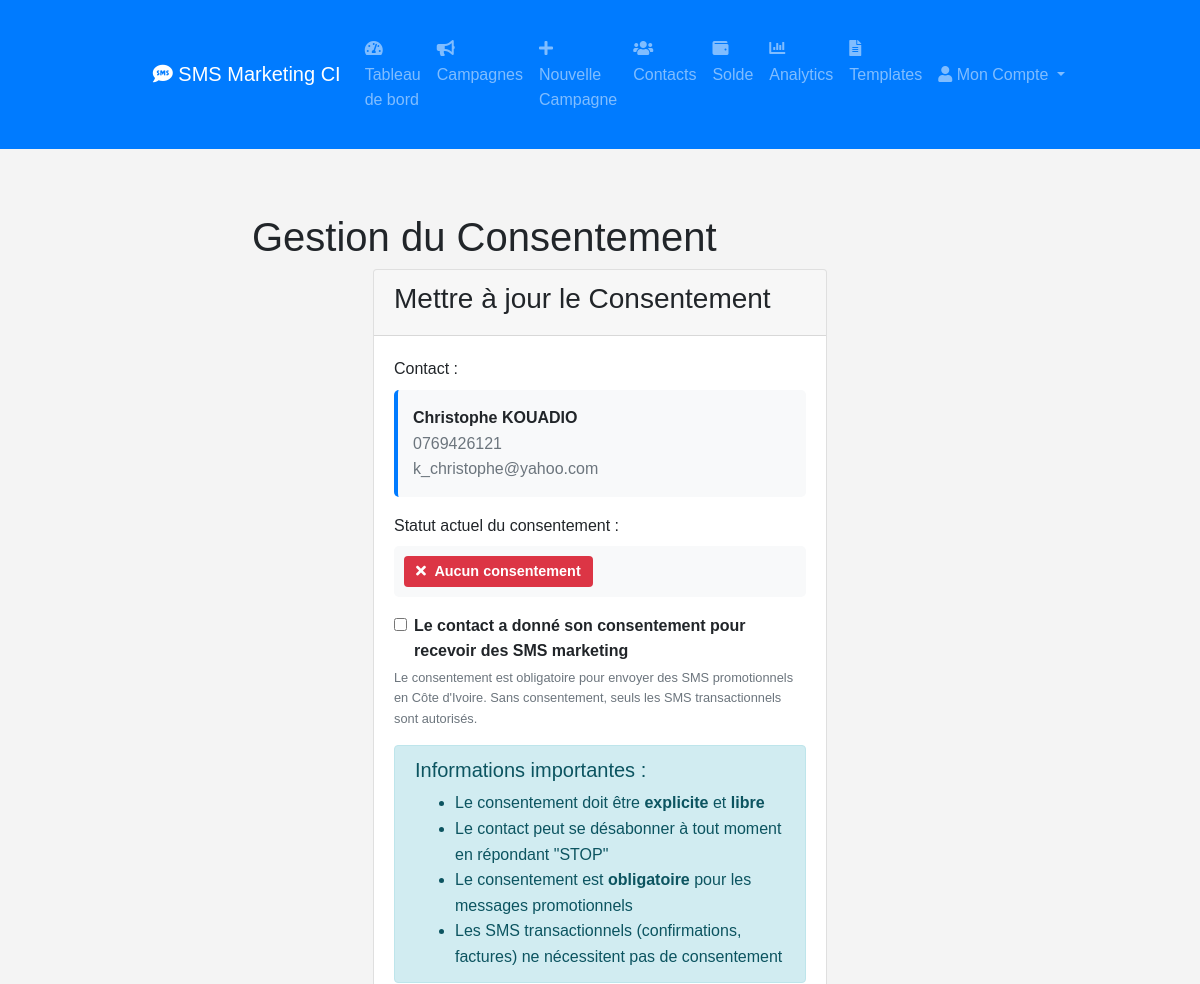
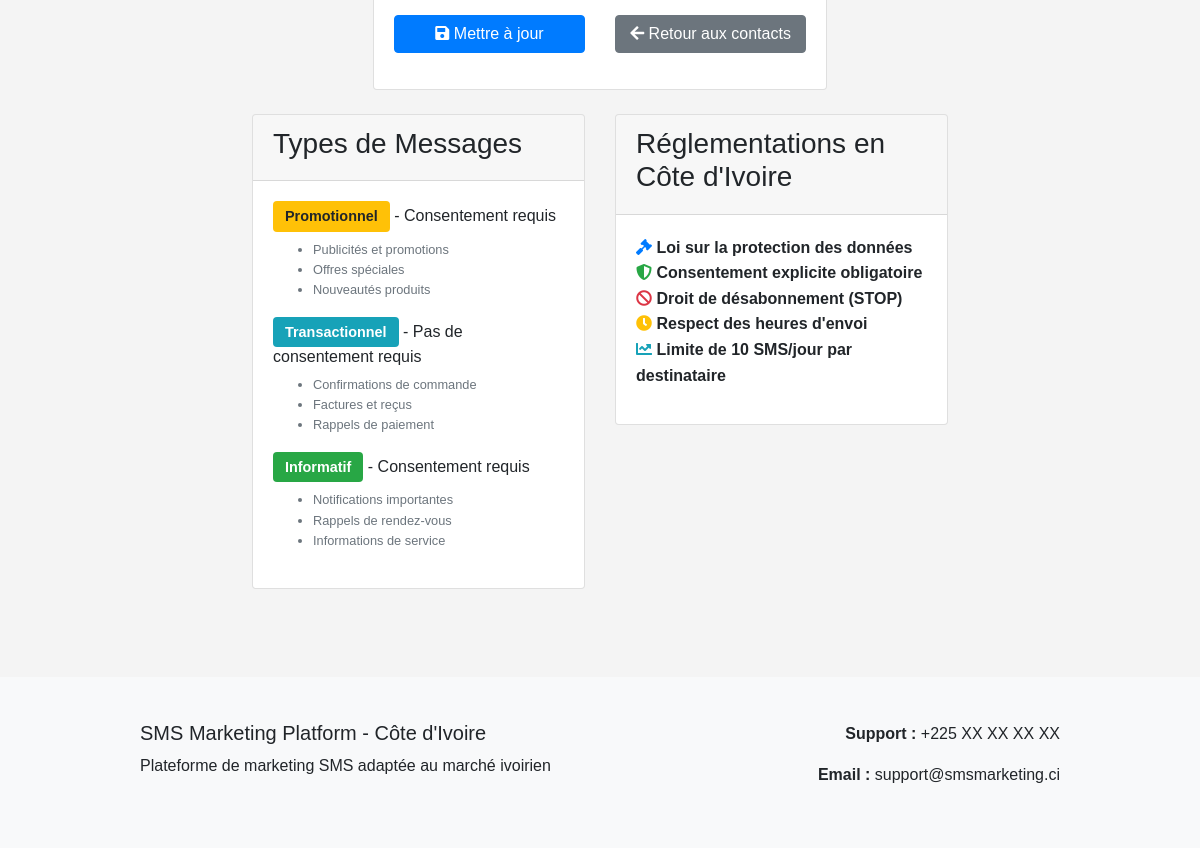
Page /update_consent/1 (signed in) on the committed database (2 pictures, top to bottom).
### tables this page shows
CREATE TABLE contacts (
                    id INTEGER PRIMARY KEY,
                    user_id INTEGER NOT NULL,
                    group_id INTEGER,
                    name TEXT NOT NULL,
                    phone TEXT NOT NULL,
                    email TEXT,
                    consent_given BOOLEAN DEFAULT 0,
                    consent_date TEXT,
                    opt_out BOOLEAN DEFAULT 0,
                    opt_out_date TEXT,
                    operator TEXT,
                    FOREIGN KEY (user_id) REFERENCES users (id),
                    FOREIGN KEY (group_id) REFERENCES contact_groups (id)
                );

### app.py (the view, shortened to what this page needs)
@app.route('/update_consent/<int:contact_id>', methods=['GET', 'POST'])
def update_consent(contact_id):
    if 'user_id' not in session:
        return redirect(url_for('login'))
    platform = SMSMarketingPlatform()
    contacts = platform.get_contacts(session['user_id'])
    contact = None
    for c in contacts:
        if c[0] == contact_id:
            contact = {
                'id': c[0],
                'name': c[1],
                'phone': c[2],
                'email': c[3],
                'consent_given': c[6] if len(c) > 6 else False,
                'consent_date': c[7] if len(c) > 7 else None
            }
            break
    if not contact:
        flash('Contact non trouvé', 'error')
        return redirect(url_for('contacts'))
    return render_template('update_consent.html', contact=contact)

### sms_platform.py (called while the page is built)
    def get_contacts(self, user_id):
        self.cursor.execute('''
            SELECT c.id, c.name, c.phone, c.email, g.name as group_name
            FROM contacts c
            LEFT JOIN contact_groups g ON c.group_id = g.id
            WHERE c.user_id = ?
        ''', (user_id,))
        return self.cursor.fetchall()

    def initialize_sms_providers(self):
        import os
        orange_key = os.getenv('ORANGE_API_KEY')
        mtn_key = os.getenv('MTN_API_KEY')
        moov_key = os.getenv('MOOV_API_KEY')
        self.sms_manager = create_ivory_coast_sms_manager(
            orange_api_key=orange_key,
            mtn_api_key=mtn_key,
            moov_api_key=moov_key
        )

### sms_providers.py (called while the page is built)
def create_ivory_coast_sms_manager(orange_api_key: str = None,
                                  mtn_api_key: str = None,
                                  moov_api_key: str = None) -> SMSManager:
    manager = SMSManager()
    if orange_api_key:
        manager.add_provider('orange', OrangeSMS(orange_api_key))
    if mtn_api_key:
        manager.add_provider('mtn', MTNSMS(mtn_api_key))
    if moov_api_key:
        manager.add_provider('moov', MoovSMS(moov_api_key))
    if orange_api_key:
        manager.set_default_provider('orange')
    elif mtn_api_key:
        manager.set_default_provider('mtn')
    elif moov_api_key:
        manager.set_default_provider('moov')
    return manager

    def add_provider(self, name: str, provider: SMSProvider):
        self.providers[name] = provider
        if not self.default_provider:
            self.default_provider = name

    def set_default_provider(self, name: str):
        if name in self.providers:
            self.default_provider = name

### templates/update_consent.html (shortened to what this page needs)
{% extends "base.html" %}
{% block content %}
<div class="container">
    <h1>Gestion du Consentement</h1>
    <div class="row justify-content-center">
        <div class="col-md-8">
            <div class="card">
                <div class="card-header">
                    <h3>Mettre à jour le Consentement</h3>
                </div>
                <div class="card-body">
                    <form method="POST">
                        <div class="form-group">
                            <label>Contact :</label>
                            <div class="contact-info">
                                <strong>{{ contact.name }}</strong><br>
                                <span class="text-muted">{{ contact.phone }}</span>
                                {% if contact.email %}
                                    <br><span class="text-muted">{{ contact.email }}</span>
                                {% endif %}
                            </div>
                        </div>
                        <div class="form-group">
                            <label>Statut actuel du consentement :</label>
                            <div class="current-status">
                                {% if contact.consent_given %}
                                    <span class="badge badge-success">
                                        <i class="fas fa-check"></i> Consentement donné
                                    </span>
                                    <small class="text-muted d-block">
                                        Date : {{ contact.consent_date[:10] if contact.consent_date else 'Non spécifiée' }}
                                    </small>
                                {% else %}
                                    <span class="badge badge-danger">
                                        <i class="fas fa-times"></i> Aucun consentement
                                    </span>
                                {% endif %}
                            </div>
                        </div>
                        <div class="form-group">
                            <div class="form-check">
                                <input type="checkbox" class="form-check-input" id="consent_given" name="consent_given"
                                       {% if contact.consent_given %}checked{% endif %}>
                                <label class="form-check-label" for="consent_given">
                                    <strong>Le contact a donné son consentement pour recevoir des SMS marketing</strong>
                                </label>
                            </div>
                            <small class="form-text text-muted">
                                Le consentement est obligatoire pour envoyer des SMS promotionnels en Côte d'Ivoire.
                                Sans consentement, seuls les SMS transactionnels sont autorisés.
                            </small>
                        </div>
                        <div class="alert alert-info">
                            <h5>Informations importantes :</h5>
                            <ul class="mb-0">
                                <li>Le consentement doit être <strong>explicite</strong> et <strong>libre</strong></li>
                                <li>Le contact peut se désabonner à tout moment en répondant "STOP"</li>
                                <li>Le consentement est <strong>obligatoire</strong> pour les messages promotionnels</li>
                                <li>Les SMS transactionnels (confirmations, factures) ne nécessitent pas de consentement</li>
                            </ul>
                        </div>
                        <div class="form-group">
                            <div class="row">
                                <div class="col-md-6">
                                    <button type="submit" class="btn btn-primary btn-block">
                                        <i class="fas fa-save"></i> Mettre à jour
                                    </button>
                                </div>
                                <div class="col-md-6">
                                    <a href="{{ url_for('contacts') }}" class="btn btn-secondary btn-block">
                                        <i class="fas fa-arrow-left"></i> Retour aux contacts
                                    </a>
                                </div>
                            </div>
                        </div>
                    </form>
                </div>
            </div>
        </div>
    </div>
    <div class="row mt-4">
        <div class="col-md-6">
            <div class="card">
                <div class="card-header">
                    <h3>Types de Messages</h3>
                </div>
                <div class="card-body">
                    <div class="mb-3">
                        <h6><span class="badge badge-warning">Promotionnel</span> - Consentement requis</h6>
                        <ul class="small text-muted">
                            <li>Publicités et promotions</li>
                            <li>Offres spéciales</li>
                            <li>Nouveautés produits</li>
                        </ul>
                    </div>
                    <div class="mb-3">
                        <h6><span class="badge badge-info">Transactionnel</span> - Pas de consentement requis</h6>
                        <ul class="small text-muted">
                            <li>Confirmations de commande</li>
                            <li>Factures et reçus</li>
                            <li>Rappels de paiement</li>
                        </ul>
                    </div>
                    <div class="mb-3">
                        <h6><span class="badge badge-success">Informatif</span> - Consentement requis</h6>
                        <ul class="small text-muted">
                            <li>Notifications importantes</li>
                            <li>Rappels de rendez-vous</li>
                            <li>Informations de service</li>
                        </ul>
                    </div>
                </div>
            </div>
        </div>
        <div class="col-md-6">
            <div class="card">
                <div class="card-header">
                    <h3>Réglementations en Côte d'Ivoire</h3>
                </div>
                <div class="card-body">
                    <ul class="list-unstyled">
                        <li><i class="fas fa-gavel text-primary"></i> <strong>Loi sur la protection des données</strong></li>
                        <li><i class="fas fa-shield-alt text-success"></i> <strong>Consentement explicite obligatoire</strong></li>
                        <li><i class="fas fa-ban text-danger"></i> <strong>Droit de désabonnement (STOP)</strong></li>
                        <li><i class="fas fa-clock text-warning"></i> <strong>Respect des heures d'envoi</strong></li>
                        <li><i class="fas fa-chart-line text-info"></i> <strong>Limite de 10 SMS/jour par destinataire</strong></li>
                    </ul>
                </div>
            </div>
        </div>
    </div>
</div>
{% endblock %}

### static/css/style.css (style rules this page uses)
body { font-family: Arial, sans-serif; line-height: 1.6; margin: 0; padding: 0; background-color: #f4f4f4; }
.container { width: 80%; margin: auto; overflow: hidden; padding: 20px; }

### templates/update_consent.html (style rules this page uses)
.contact-info { background-color: #f8f9fa; padding: 15px; border-radius: 5px; border-left: 4px solid #007bff; }
.current-status { padding: 10px; background-color: #f8f9fa; border-radius: 5px; }
.badge { font-size: 0.9em; padding: 8px 12px; }
.badge i { margin-right: 5px; }

### rows in the picture
contacts: name "Christophe KOUADIO", phone "0769426121", email "k_christophe@yahoo.com"
